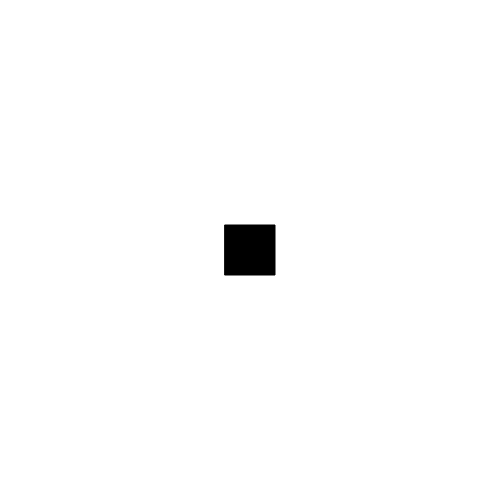
Frame 1 (no input)
Frame 60 (no input): identical to frame 1, image omitted
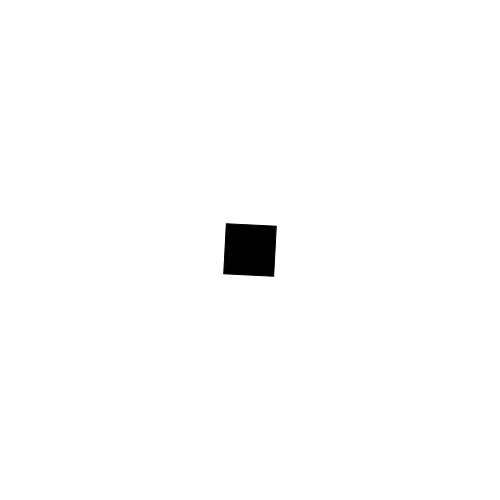
Frame 120 (the mouse pressed at the canvas centre since frame 60)

The p5.js sketch that drew these frames (run headless with seeded random() and noise() and a simulated clock; from frame 60 on, the mouse is pressed at the canvas centre):

// p5.js sketch
// ── sketch.js
var deg = 0;
var degVel = 0;
var degAcc = 0.1;

function setup() {
    createCanvas(500, 500);
    angleMode(DEGREES);
    rectMode(CENTER);
    // degAcc = 1;
}

function draw() {
    background(255, 255, 255);
    if (mouseIsPressed) {
        degVel = degVel + degAcc;
        deg = deg + degVel;
    }
    if( deg > 360) {
    	deg = 360;
    }
    push();
    translate(250, 250);
    rotate(deg);
    fill(0);
    rect(0, 0, 50, 50);
    pop();

}
